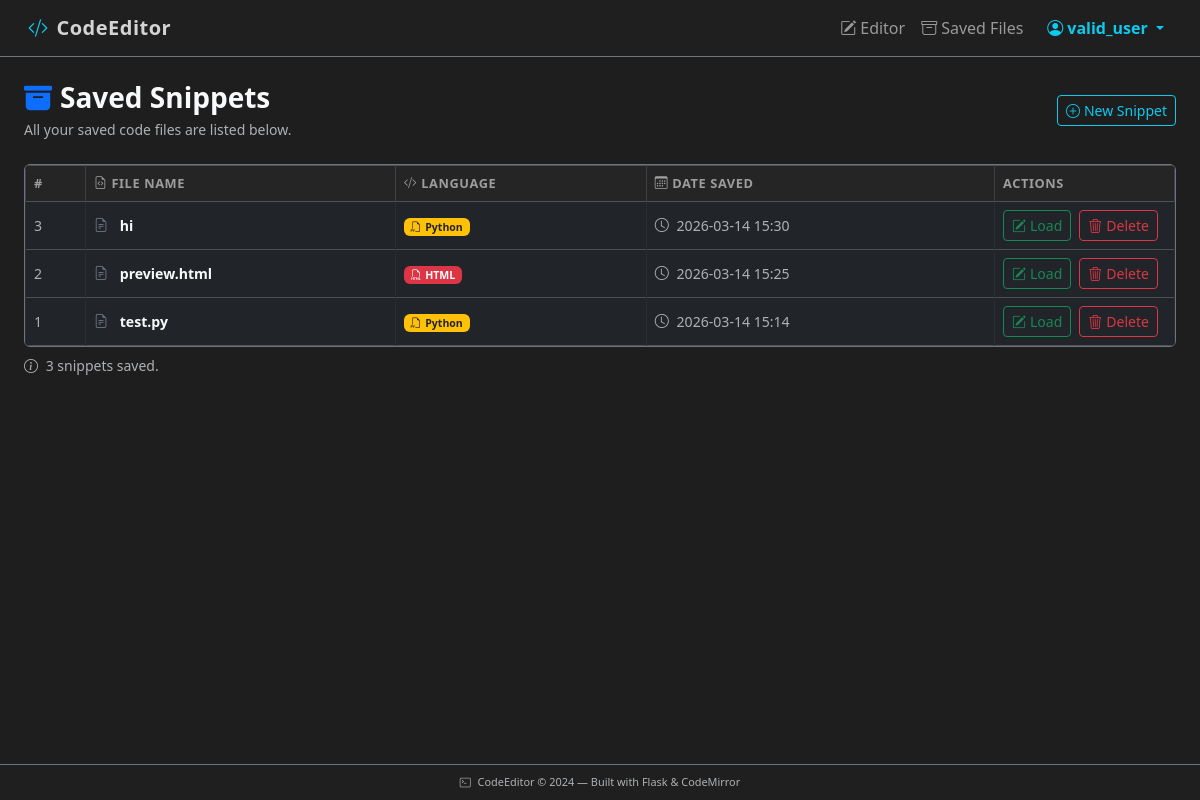
The app's page /saved (signed in) with its own data.
### app.py (models this page shows, shortened)
class User(UserMixin, db.Model):
    id = db.Column(db.Integer, primary_key=True)
    username = db.Column(db.String(100), unique=True, nullable=False)
    password_hash = db.Column(db.String(200), nullable=False)
    snippets = db.relationship('Snippet', backref='author', lazy=True)

class Snippet(db.Model):
    id = db.Column(db.Integer, primary_key=True, autoincrement=True)
    filename = db.Column(db.String(100), nullable=False)
    language = db.Column(db.String(50), nullable=False)
    code = db.Column(db.Text, nullable=False)
    created_at = db.Column(db.DateTime, default=datetime.utcnow)
    user_id = db.Column(db.Integer, db.ForeignKey('user.id'), nullable=False)

### app.py (the view)
@app.route('/saved', methods=['GET'])
@login_required
def saved():
    snippets = Snippet.query.filter_by(user_id=current_user.id).order_by(Snippet.created_at.desc()).all()
    return render_template('saved.html', snippets=snippets)

### app.py (called while the page is built)
@login_manager.user_loader
def load_user(user_id):
    return User.query.get(int(user_id))

### templates/saved.html (shortened to what this page needs)
{% extends "base.html" %}
{% block content %}
<div class="container-fluid py-4 px-4">
    <div class="d-flex align-items-center justify-content-between mb-4">
        <div>
            <h1 class="h3 fw-bold text-light mb-0">
                <i class="bi bi-archive-fill me-2 text-primary"></i>Saved Snippets
            </h1>
            <p class="text-muted small mb-0 mt-1">All your saved code files are listed below.</p>
        </div>
        <a href="{{ url_for('index') }}" class="btn btn-sm btn-outline-info">
            <i class="bi bi-plus-circle me-1"></i>New Snippet
        </a>
    </div>
    {% if snippets %}
    <div class="table-responsive rounded border border-secondary">
        <table class="table table-dark table-hover table-bordered align-middle mb-0">
            <thead class="table-header-dark">
                <tr>
                    <th scope="col" style="width:60px;">#</th>
                    <th scope="col"><i class="bi bi-file-earmark-code me-1"></i>File Name</th>
                    <th scope="col"><i class="bi bi-code-slash me-1"></i>Language</th>
                    <th scope="col"><i class="bi bi-calendar3 me-1"></i>Date Saved</th>
                    <th scope="col" style="width:180px;">Actions</th>
                </tr>
            </thead>
            <tbody>
                {% for s in snippets %}
                <tr>
                    <td class="text-muted">{{ s.id }}</td>
                    <td>
                        <i class="bi bi-file-earmark-text me-2 text-secondary"></i>
                        <span class="fw-semibold text-light">{{ s.filename }}</span>
                    </td>
                    <td>
                        {% if s.language == 'python' %}
                            <span class="badge bg-warning text-dark">
                                <i class="bi bi-filetype-py me-1"></i>Python
                            </span>
                        {% elif s.language == 'javascript' %}
                            <span class="badge bg-warning text-dark">
                                <i class="bi bi-filetype-js me-1"></i>JavaScript
                            </span>
                        {% elif s.language == 'html' %}
                            <span class="badge bg-danger">
                                <i class="bi bi-filetype-html me-1"></i>HTML
                            </span>
                        {% elif s.language == 'css' %}
                            <span class="badge bg-info text-dark">
                                <i class="bi bi-filetype-css me-1"></i>CSS
                            </span>
                        {% else %}
                            <span class="badge bg-secondary">{{ s.language }}</span>
                        {% endif %}
                    </td>
                    <td class="text-muted small">
                        <i class="bi bi-clock me-1"></i>
                        {{ s.created_at.strftime('%Y-%m-%d %H:%M') }}
                    </td>
                    <td>
                        <div class="d-flex gap-2">
                            <a href="{{ url_for('index', id=s.id) }}"
                               class="btn btn-sm btn-outline-success"
                               title="Load this snippet in the editor">
                                <i class="bi bi-pencil-square me-1"></i>Load
                            </a>
                            <form class="delete-form d-inline"
                                  method="POST"
                                  action="{{ url_for('delete_snippet', snippet_id=s.id) }}">
                                <button type="submit"
                                        class="btn btn-sm btn-outline-danger delete-btn"
                                        data-filename="{{ s.filename }}"
                                        title="Delete this snippet">
                                    <i class="bi bi-trash3 me-1"></i>Delete
                                </button>
                            </form>
                        </div>
                    </td>
                </tr>
                {% endfor %}
            </tbody>
        </table>
    </div>
    <p class="text-muted small mt-2">
        <i class="bi bi-info-circle me-1"></i>
        {{ snippets | length }} snippet{{ 's' if snippets | length != 1 else '' }} saved.
    </p>
    {% endif %}
</div>
{% endblock %}

### templates/base.html (shortened to what this page needs)
<!DOCTYPE html>
<html lang="en" data-bs-theme="dark">
<head>
    <link rel="stylesheet"
          href="https://cdn.jsdelivr.net/npm/bootstrap@5.3.3/dist/css/bootstrap.min.css"
 />
    <link rel="stylesheet"
          href="https://cdn.jsdelivr.net/npm/bootstrap-icons@1.11.3/font/bootstrap-icons.min.css" />
    <link rel="stylesheet"
          href="https://cdnjs.cloudflare.com/ajax/libs/codemirror/5.65.17/codemirror.min.css" />
    <link rel="stylesheet"
          href="https://cdnjs.cloudflare.com/ajax/libs/codemirror/5.65.17/theme/dracula.min.css" />
    <link rel="stylesheet" href="{{ url_for('static', filename='css/style.css') }}" />
</head>
<body>
    <header>
        <nav class="navbar navbar-expand-lg navbar-dark bg-dark border-bottom border-secondary px-3 py-2">
            <div class="container-fluid">
                <a class="navbar-brand brand-logo" href="{{ url_for('index') }}">
                    <i class="bi bi-code-slash me-2 text-info"></i>CodeEditor
                </a>
                <div class="collapse navbar-collapse" id="mainNav">
                    <ul class="navbar-nav ms-auto">
                        {% if current_user.is_authenticated %}
                        <li class="nav-item">
                            <a class="nav-link" href="{{ url_for('index') }}">
                                <i class="bi bi-pencil-square me-1"></i>Editor
                            </a>
                        </li>
                        <li class="nav-item">
                            <a class="nav-link" href="{{ url_for('saved') }}">
                                <i class="bi bi-archive me-1"></i>Saved Files
                            </a>
                        </li>
                        <li class="nav-item dropdown ms-lg-2">
                            <a class="nav-link dropdown-toggle text-info fw-bold" href="#" role="button" data-bs-toggle="dropdown">
                                <i class="bi bi-person-circle me-1"></i>{{ current_user.username }}
                            </a>
                        </li>
                        {% endif %}
                    </ul>
                </div>
            </div>
        </nav>
    </header>
    <main>
        {% block content %}{% endblock %}
    </main>
    <footer class="footer-bar text-center text-muted py-2 border-top border-secondary">
        <small>
            <i class="bi bi-terminal me-1"></i>
            CodeEditor &copy; {{ 2024 }} &mdash; Built with Flask &amp; CodeMirror
        </small>
    </footer>
</body>
</html>

### static/css/style.css (style rules this page uses)
body { background-color: #1e1e1e; color: #d4d4d4; font-family: 'Segoe UI', 'Inter', system-ui, sans-serif; min-height: 100vh; display: flex; flex-direction: column; }
main { flex: 1; overflow: hidden; }
.navbar { background-color: #1f1f1f !important; }
.brand-logo { font-size: 1.25rem; font-weight: 700; letter-spacing: 0.5px; color: #d4d4d4 !important; transition: color 0.2s; }
.footer-bar { background-color: #1f1f1f; font-size: 0.78rem; flex-shrink: 0; }
.table th { background-color: #252526; color: #9d9d9d; font-size: 0.8rem; text-transform: uppercase; letter-spacing: 0.6px; border-color: #3f3f46; }
.table td { border-color: #2d2d30; font-size: 0.88rem; }

### records on screen
User: username "valid_user"
Snippet: id "3", filename "hi", language "python" (drawn), created_at "2026-03-14 15:30"
Snippet: id "2", filename "preview.html", language "html" (drawn), created_at "2026-03-14 15:25"
Snippet: id "1", filename "test.py", language "python" (drawn), created_at "2026-03-14 15:14"

### other values on screen
{{ snippets | length }} "3"
{{ 's' if snippets | length != 1 else '' }} "s"
{{ 2024 }} "2024"
